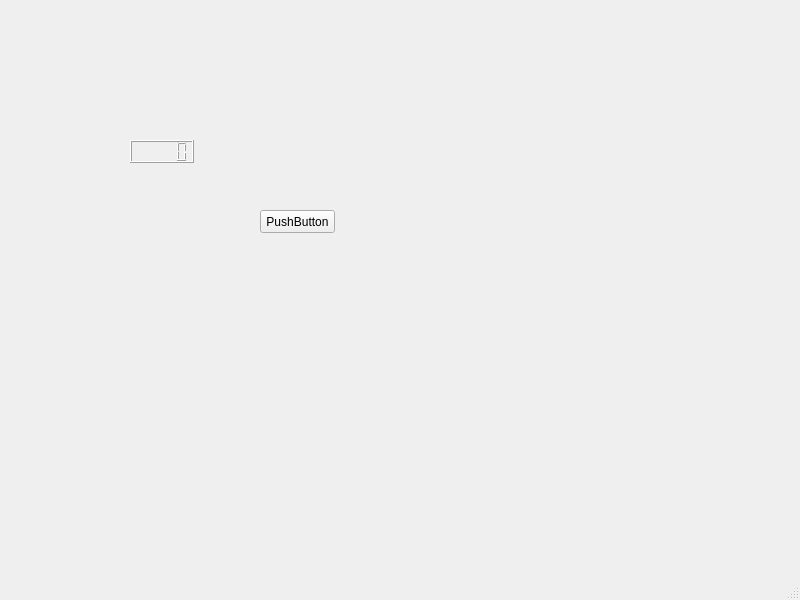
<?xml version="1.0" encoding="UTF-8"?>
<ui version="4.0">
 <class>MainWindow</class>
 <widget class="QMainWindow" name="MainWindow">
  <property name="geometry">
   <rect>
    <x>0</x>
    <y>0</y>
    <width>800</width>
    <height>600</height>
   </rect>
  </property>
  <property name="windowTitle">
   <string>MainWindow</string>
  </property>
  <widget class="QWidget" name="centralwidget">
   <widget class="QPushButton" name="pushButton">
    <property name="geometry">
     <rect>
      <x>260</x>
      <y>210</y>
      <width>75</width>
      <height>23</height>
     </rect>
    </property>
    <property name="text">
     <string>PushButton</string>
    </property>
   </widget>
   <widget class="QLCDNumber" name="lcdNumber">
    <property name="geometry">
     <rect>
      <x>130</x>
      <y>140</y>
      <width>64</width>
      <height>23</height>
     </rect>
    </property>
   </widget>
  </widget>
  <widget class="QMenuBar" name="menubar">
   <property name="geometry">
    <rect>
     <x>0</x>
     <y>0</y>
     <width>800</width>
     <height>22</height>
    </rect>
   </property>
  </widget>
  <widget class="QStatusBar" name="statusbar"/>
 </widget>
 <resources/>
 <connections>
  <connection>
   <sender>MainWindow</sender>
   <signal>windowIconChanged(QIcon)</signal>
   <receiver>pushButton</receiver>
   <slot>click()</slot>
   <hints>
    <hint type="sourcelabel">
     <x>399</x>
     <y>299</y>
    </hint>
    <hint type="destinationlabel">
     <x>297</x>
     <y>243</y>
    </hint>
   </hints>
  </connection>
 </connections>
</ui>
